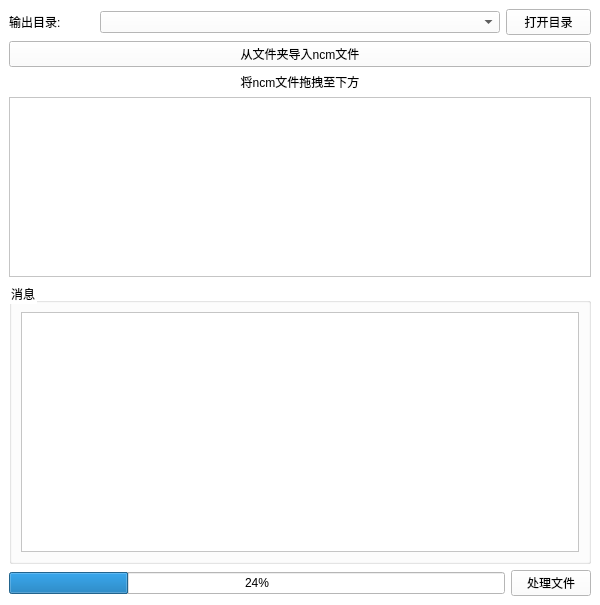
<?xml version="1.0" encoding="UTF-8"?>
<ui version="4.0">
 <class>MainWindow</class>
 <widget class="QMainWindow" name="MainWindow">
  <property name="geometry">
   <rect>
    <x>0</x>
    <y>0</y>
    <width>600</width>
    <height>605</height>
   </rect>
  </property>
  <property name="sizePolicy">
   <sizepolicy hsizetype="Minimum" vsizetype="Preferred">
    <horstretch>0</horstretch>
    <verstretch>0</verstretch>
   </sizepolicy>
  </property>
  <property name="minimumSize">
   <size>
    <width>600</width>
    <height>450</height>
   </size>
  </property>
  <property name="font">
   <font>
    <family>HarmonyOS Sans SC</family>
    <pointsize>11</pointsize>
    <weight>50</weight>
    <italic>false</italic>
    <bold>false</bold>
   </font>
  </property>
  <property name="windowTitle">
   <string>ncmppGui</string>
  </property>
  <property name="styleSheet">
   <string notr="true">background-color: rgb(255, 255, 255);
font: 11pt &quot;HarmonyOS Sans SC&quot;;</string>
  </property>
  <widget class="QWidget" name="centralwidget">
   <layout class="QGridLayout" name="gridLayout">
    <item row="0" column="0">
     <layout class="QVBoxLayout" name="verticalLayout">
      <item>
       <layout class="QHBoxLayout" name="hlOutDir">
        <item>
         <widget class="QLabel" name="labelOutDir">
          <property name="text">
           <string>输出目录:</string>
          </property>
         </widget>
        </item>
        <item>
         <widget class="QComboBox" name="cbOutDir">
          <property name="minimumSize">
           <size>
            <width>400</width>
            <height>0</height>
           </size>
          </property>
         </widget>
        </item>
        <item>
         <widget class="QPushButton" name="pbOpenOutDir">
          <property name="text">
           <string>打开目录</string>
          </property>
         </widget>
        </item>
       </layout>
      </item>
      <item>
       <widget class="QPushButton" name="pbOpenFolder">
        <property name="text">
         <string>从文件夹导入ncm文件</string>
        </property>
       </widget>
      </item>
      <item>
       <widget class="QLabel" name="labelFiles">
        <property name="text">
         <string>将ncm文件拖拽至下方</string>
        </property>
        <property name="alignment">
         <set>Qt::AlignCenter</set>
        </property>
       </widget>
      </item>
      <item>
       <widget class="DropListWidget" name="lwFiles">
        <property name="editTriggers">
         <set>QAbstractItemView::NoEditTriggers</set>
        </property>
        <property name="dragDropMode">
         <enum>QAbstractItemView::InternalMove</enum>
        </property>
        <property name="sortingEnabled">
         <bool>true</bool>
        </property>
       </widget>
      </item>
      <item>
       <widget class="QGroupBox" name="gbMessage">
        <property name="title">
         <string>消息</string>
        </property>
        <layout class="QVBoxLayout" name="verticalLayout_2">
         <item>
          <widget class="QListWidget" name="lwMessage">
           <property name="minimumSize">
            <size>
             <width>0</width>
             <height>240</height>
            </size>
           </property>
          </widget>
         </item>
        </layout>
       </widget>
      </item>
      <item>
       <layout class="QHBoxLayout" name="hlProcess">
        <item>
         <widget class="QProgressBar" name="progressBar">
          <property name="value">
           <number>24</number>
          </property>
         </widget>
        </item>
        <item>
         <widget class="QPushButton" name="pbProcess">
          <property name="text">
           <string>处理文件</string>
          </property>
         </widget>
        </item>
       </layout>
      </item>
     </layout>
    </item>
   </layout>
  </widget>
 </widget>
 <customwidgets>
  <customwidget>
   <class>DropListWidget</class>
   <extends>QListWidget</extends>
   <header>gui/droplistwidget.h</header>
  </customwidget>
 </customwidgets>
 <tabstops>
  <tabstop>lwFiles</tabstop>
 </tabstops>
 <resources/>
 <connections/>
</ui>
